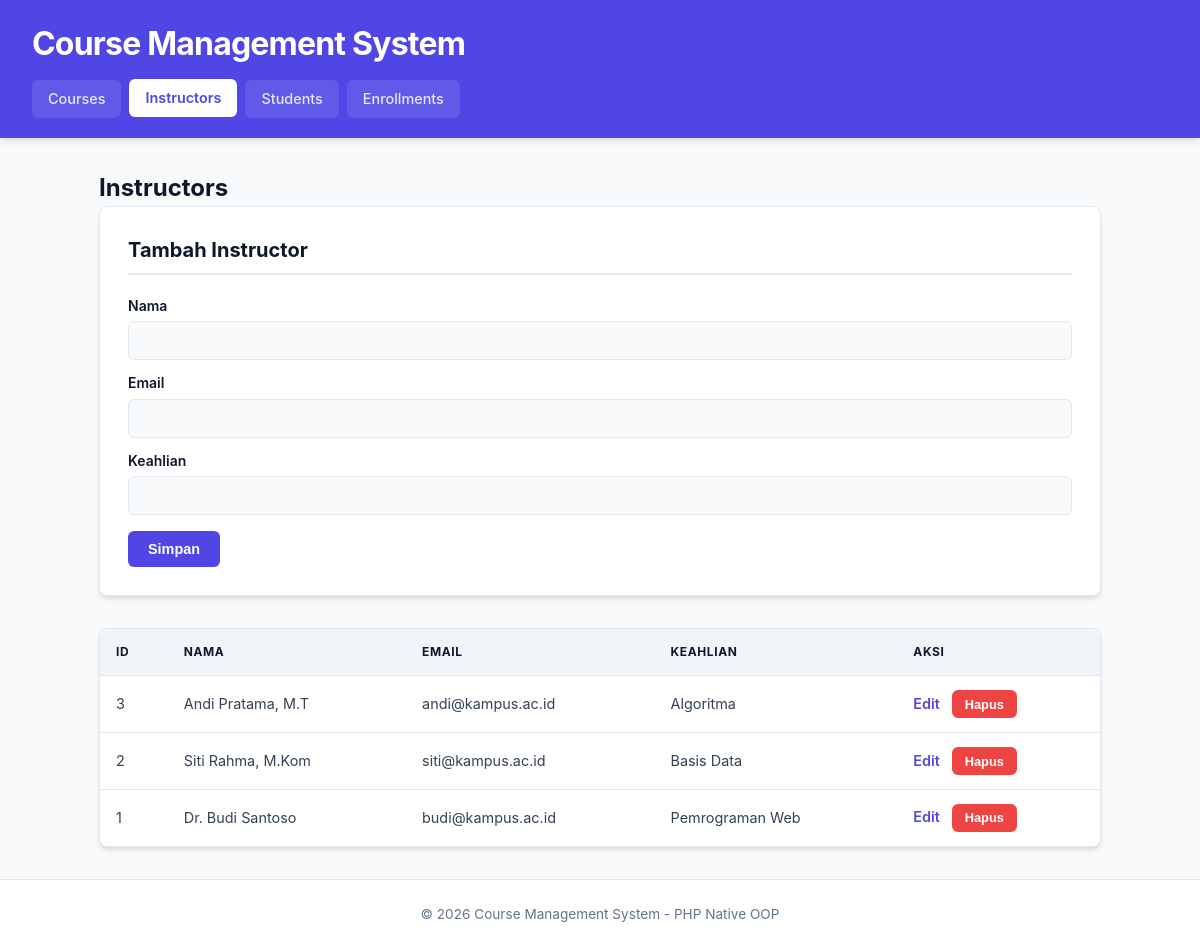
Screenshot of /index.php?page=instructors with the database file from the repository.
### tables this page shows
CREATE TABLE instructors (
    id INT AUTO_INCREMENT PRIMARY KEY,
    name VARCHAR(100) NOT NULL,
    email VARCHAR(100) NOT NULL UNIQUE,
    expertise VARCHAR(100) NOT NULL
);

### index.php (called while the page is built, shortened)
<?php
require_once 'class/Instructor.php';
function e($value)
{
    return htmlspecialchars((string) $value, ENT_QUOTES, 'UTF-8');
}
$database   = new Database();
$db         = $database->getConnection();
$instructor = new Instructor($db);
$page  = $_GET['page'] ?? 'courses';
$editData = null;
include 'view/header.php';
include "view/$page.php";
include 'view/footer.php';

### class/Instructor.php (called while the page is built, shortened)
<?php
class Instructor
{
    private $db;
    public function __construct($db)
    {
        $this->db = $db;
    }
    public function getAll()
    {
        $stmt = $this->db->prepare("SELECT * FROM instructors ORDER BY id DESC");
        $stmt->execute();
        return $stmt->fetchAll();
    }
}

### view/instructors.php (the view, shortened to what this page needs)
<h2>Instructors</h2>
<form method="post" action="index.php?page=instructors" class="card">
    <h3><?= $editData ? 'Edit Instructor' : 'Tambah Instructor' ?></h3>
    <label>Nama</label>
    <input type="text" name="name" value="<?= e($editData['name'] ?? '') ?>" required>
    <label>Email</label>
    <input type="email" name="email" value="<?= e($editData['email'] ?? '') ?>" required>
    <label>Keahlian</label>
    <input type="text" name="expertise" value="<?= e($editData['expertise'] ?? '') ?>" required>
    <button type="submit"><?= $editData ? 'Update' : 'Simpan' ?></button>
</form>
<table>
    <tr><th>ID</th><th>Nama</th><th>Email</th><th>Keahlian</th><th>Aksi</th></tr>
    <?php foreach ($instructor->getAll() as $row): ?>
    <tr>
        <td><?= e($row['id']) ?></td>
        <td><?= e($row['name']) ?></td>
        <td><?= e($row['email']) ?></td>
        <td><?= e($row['expertise']) ?></td>
        <td>
            <a href="index.php?page=instructors&edit=<?= e($row['id']) ?>">Edit</a>
            <form method="post" action="index.php?page=instructors" class="inline" onsubmit="return confirm('Hapus data ini?')">
                <button type="submit" class="danger">Hapus</button>
            </form>
        </td>
    </tr>
    <?php endforeach; ?>
</table>

### style.css (style rules this page uses)
:root { --primary-color: #4f46e5; --primary-hover: #4338ca; --bg-color: #f8fafc; --card-bg: #ffffff; --text-main: #0f172a; --text-muted: #64748b; --border-color: #e2e8f0; --danger-color: #ef4444; --danger-hover: #dc2626; --success-bg: #dcfce7; --success-text: #15803d; --error-bg: #fee2e2; --error-text: #b91c1c; --radius: 8px; --shadow: 0 4px 6px -1px rgb(0 0 0 / 0.1), 0 2px 4px -2px rgb(0 0 0 / 0.1); --transition: all 0.2s ease-in-out; }
* { box-sizing: border-box; margin: 0; padding: 0; }
body { font-family: 'Inter', system-ui, -apple-system, BlinkMacSystemFont, "Segoe UI", Roboto, sans-serif; background-color: var(--bg-color); color: var(--text-main); line-height: 1.5; display: flex; flex-direction: column; min-height: 100vh; }
.card { background: var(--card-bg); padding: 1.75rem; border-radius: var(--radius); margin-bottom: 2rem; border: 1px solid var(--border-color); box-shadow: var(--shadow); }
.card h3 { margin-bottom: 1.25rem; color: var(--text-main); font-size: 1.25rem; border-bottom: 2px solid var(--border-color); padding-bottom: 0.5rem; }
label { display: block; margin: 0.75rem 0 0.35rem; font-weight: 600; font-size: 0.875rem; color: var(--text-main); }
input, select, textarea { width: 100%; padding: 0.625rem 0.875rem; border: 1px solid var(--border-color); border-radius: 6px; font-size: 0.95rem; background-color: #f8fafc; color: var(--text-main); transition: var(--transition); }
button, .btn-cancel { display: inline-flex; align-items: center; justify-content: center; margin-top: 1rem; padding: 0.625rem 1.25rem; border: none; border-radius: 6px; background: var(--primary-color); color: #ffffff; font-size: 0.9rem; font-weight: 600; cursor: pointer; text-decoration: none; transition: var(--transition); }
button.danger { background: var(--danger-color); margin: 0; padding: 0.4rem 0.8rem; font-size: 0.8rem; }
form.inline { display: inline; }
table { width: 100%; border-collapse: separate; border-spacing: 0; background: var(--card-bg); border-radius: var(--radius); overflow: hidden; border: 1px solid var(--border-color); box-shadow: var(--shadow); margin-top: 1rem; }
th, td { padding: 0.875rem 1rem; text-align: left; font-size: 0.9rem; }
th { background: #f1f5f9; color: var(--text-main); font-weight: 700; text-transform: uppercase; font-size: 0.75rem; letter-spacing: 0.05em; border-bottom: 1px solid var(--border-color); }
td { border-bottom: 1px solid var(--border-color); color: #334155; }
tr:last-child td { border-bottom: none; }
td a { color: var(--primary-color); text-decoration: none; font-weight: 600; margin-right: 0.5rem; transition: var(--transition); }

### rows the page displays
instructors: id "3", name "Andi Pratama, M.T", email "andi@kampus.ac.id", expertise "Algoritma"
instructors: id "2", name "Siti Rahma, M.Kom", email "siti@kampus.ac.id", expertise "Basis Data"
instructors: id "1", name "Dr. Budi Santoso", email "budi@kampus.ac.id", expertise "Pemrograman Web"
